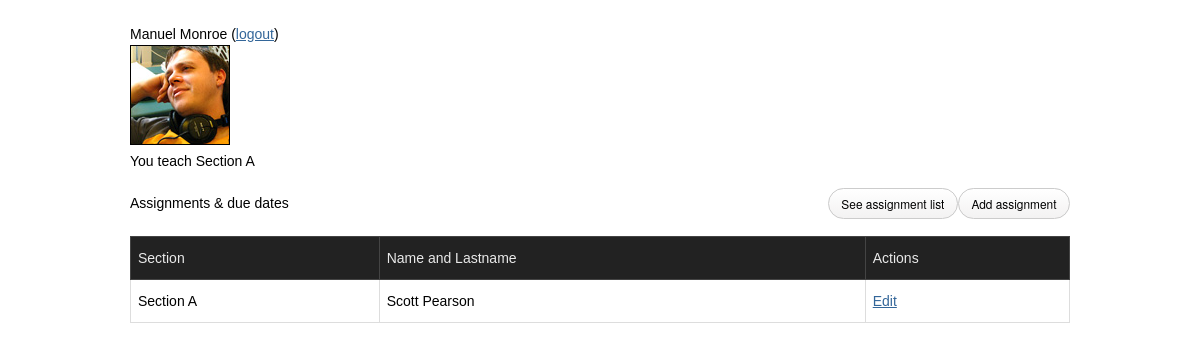
Screenshot of /classlist.php (signed in) with the database file from the repository.
### tables this page shows
CREATE TABLE IF NOT EXISTS tbl_professors (
  professor_id mediumint(3) unsigned NOT NULL AUTO_INCREMENT,
  professor_login varchar(20) NOT NULL,
  professor_password varchar(80) NOT NULL,
  professor_name varchar(40) NOT NULL,
  professor_lastname varchar(40) NOT NULL,
  professor_avatar varchar(90) NOT NULL,
  PRIMARY KEY (professor_id)
);

CREATE TABLE IF NOT EXISTS tbl_sections (
  section_id tinyint(2) unsigned NOT NULL AUTO_INCREMENT,
  section_title varchar(20) NOT NULL,
  PRIMARY KEY (section_id)
);

CREATE TABLE IF NOT EXISTS tbl_l_studsec (
  stc_id int(5) unsigned NOT NULL AUTO_INCREMENT,
  student_id smallint(5) NOT NULL,
  section_id tinyint(5) NOT NULL,
  PRIMARY KEY (stc_id)
);

CREATE TABLE IF NOT EXISTS tbl_students (
  student_id mediumint(5) unsigned NOT NULL AUTO_INCREMENT,
  student_login varchar(25) NOT NULL,
  student_password varchar(40) NOT NULL,
  student_name varchar(40) NOT NULL,
  student_lastname varchar(40) NOT NULL,
  student_avatar varchar(90) NOT NULL DEFAULT 'images/default.jpg',
  PRIMARY KEY (student_id)
);

### includes/queries.php (called while the page is built, shortened)
<?php
$username = $_SESSION['name'];
$sql_professor = "SELECT * \n"
    . "FROM tbl_professors, tbl_l_profsec, tbl_sections, tbl_assignments, tbl_l_secassign \n"
    . "WHERE \n"
    . "tbl_l_secassign.section_id=tbl_sections.section_id AND\n"
    . "tbl_l_secassign.assignment_id=tbl_assignments.assignment_id AND\n"
    . "tbl_l_profsec.professor_id=tbl_professors.professor_id AND\n"
    . "tbl_l_profsec.section_id=tbl_sections.section_id AND\n"
    . "tbl_professors.professor_login=\"".$username."\"";
$result_professor=mysql_query($sql_professor);
?>

### classlist.php (the view, shortened to what this page needs)
<?php
include("includes/queries.php");
  ?>
<!DOCTYPE html>
<html>
<head>
	<link rel="stylesheet" type="text/css" href="lib/kube/css/kube.min.css" />
	<link rel="stylesheet" type="text/css" href="lib/kube/css/master.css" />
<meta charset="UTF-8"></head>
<body>
<?php
for ($i = 0; $professors[$i] = mysql_fetch_assoc($result_professor); $i++);
	array_pop($professors);
$sql_student_list = "SELECT * \n"
    . "FROM tbl_sections, tbl_l_studsec, tbl_students \n"
    . "WHERE \n"
    . "tbl_students.student_id=tbl_l_studsec.student_id AND \n"
    . "tbl_sections.section_id=tbl_l_studsec.section_id AND \n"
    . "tbl_sections.section_id=\"".$professors[0]["section_id"]."\"";
$result_student_list =mysql_query($sql_student_list);
for ($i = 0; $list[$i] = mysql_fetch_assoc($result_student_list); $i++);
	array_pop($list);
echo "<div id=\"page\">";
echo $professors[0]["professor_name"]." ".$professors[0]["professor_lastname"]." (<a href=\"logout.php\">logout</a>)<br>";
echo "<img src=\"".$professors[0]["professor_avatar"]."\" ><br>";
echo "You teach ".$professors[0]["section_title"]."<br><br>";
echo "<div class=\"row\">";
echo "<span class=\"fourth\">Assignments &amp; due dates</span>";
echo "<span class=\"fourth push-right\"><a href=\"add_assignment.php\" class=\"btn btn-round\">Add assignment</a>    </span>";
echo "<span class=\"fourth push-right\"><a href=\"index.php\" class=\"btn btn-round\">See assignment list</a></span>";
echo "</div>";
	echo "<table class=\"width-100 bordered\">
	<thead class=\"thead-black\">
		<tr>
			<th>Section</th>
			<th>Name and Lastname</th>
			<th>Actions</th>
		</tr>
	</thead>
	<tbody><tr>";
	$i = 0;
	$n = count($list);
	while( $i < $n) {
		echo
		"<td>".$list[$i]["section_title"]."</td>
		<td>".$list[$i]["student_name"]." ".$list[$i]["student_lastname"]."</td>
		<td><a href=\"edit_student.php?id=".$list[$i]['student_id']."\">Edit</a></td>
		</tr>";
		$i++;
	};
	echo "</tbody></table>";
	echo "</div>";
?>
</body>
</html>

### rows the page displays
tbl_professors: professor_name "Manuel", professor_lastname "Monroe", professor_avatar (placeholder picture)
tbl_sections: section_title "Section A"
tbl_l_studsec: section.section_title "Section A", student.student_name "Scott", student.student_lastname "Pearson"
